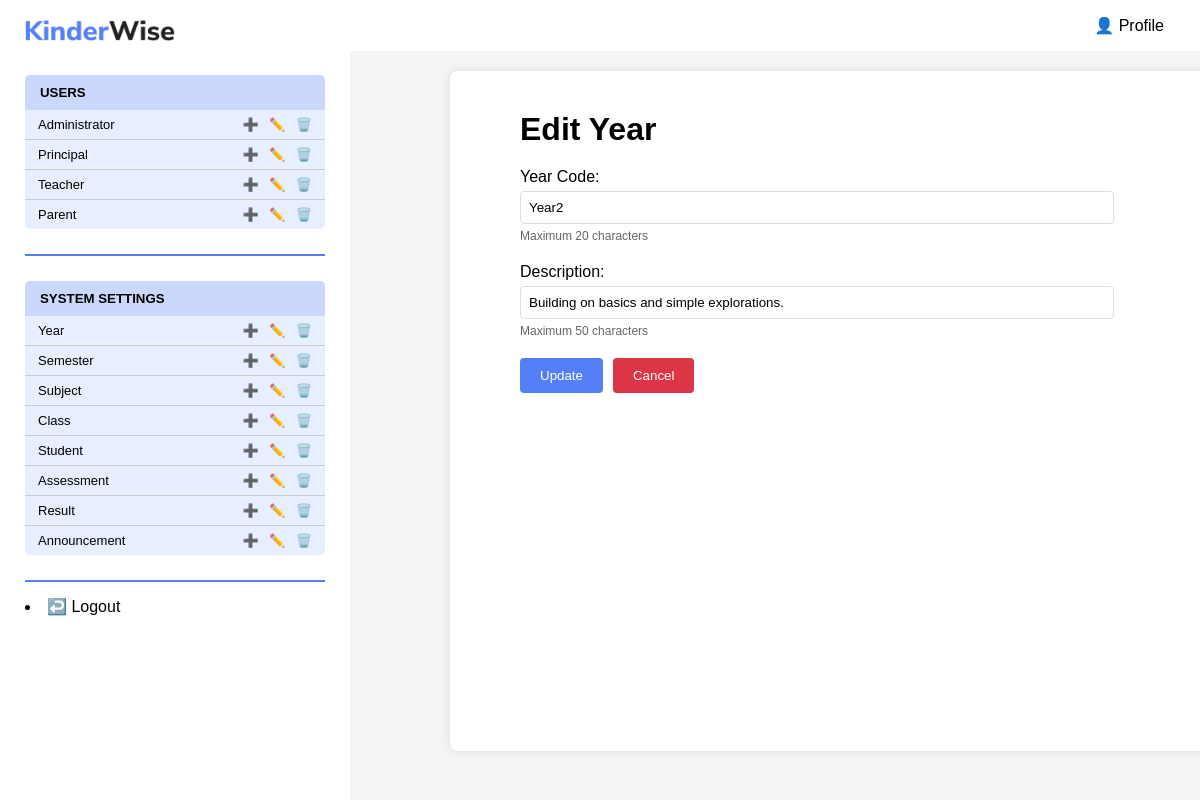
The app's page /KinderWise/admin/editSetting.php?entity=year&id=Year2 with its own data.
### tables this page shows
CREATE TABLE `year` (
  `yearCode` varchar(20) NOT NULL,
  `description` varchar(50) DEFAULT NULL
);

### KinderWise/admin/editSetting.php (the view, shortened to what this page needs)
<?php
include("sidebar.php");
$entity = $_GET['entity'];
$id = $_GET['id'];
$columns = [
    'year' => ['yearCode', 'description'],
    'semester' => ['semesterCode', 'yearCode', 'startDate', 'endDate'],
    'subject' => ['subjectName', 'yearCode'],
    'class' => ['classCode', 'teacherID', 'yearCode', 'classCapacity'],
    'student' => ['studentID', 'name', 'age', 'birthday', 'gender', 'parentID', 'classCode', 'yearCode'],
    'assessment' => ['assessmentID', 'assessmentType', 'teacherID', 'subjectName', 'semesterCode', 'yearCode', 'description', 'deadline', 'status'],
    'result' => ['resultID', 'finalScore', 'studentID', 'assessmentID'],
    'announcement' => ['announcementID', 'announcementTitle', 'details', 'postDate', 'teacherID']
];
$columns_names = [
    'year' => ['Year Code', 'Description'],
    'semester' => ['Semester Code', 'Year Code', 'Start Date', 'End Date'],
    'subject' => ['Subject Name', 'Year Code'],
    'class' => ['Class Code', 'Teacher', 'Year Code', 'Capacity'],
    'student' => ['ID', 'Name', 'Age', 'Birthday', 'Gender', 'Parent', 'Class Code', 'Year Code'],
    'assessment' => ['ID', 'Type', 'Teacher', 'Subject Name', 'Semester Code', 'Year Code', 'Description', 'Deadline', 'Status'],
    'result' => ['ID', 'Score', 'Student', 'Assessment'],
    'announcement' => ['ID', 'Title', 'Details', 'Post Date', 'Teacher']
];
function getInputTypes($entity) {
    $input_types = [];
    switch($entity) {
        case 'year':
            $input_types = [
                'yearCode' => ['type' => 'text', 'maxlength' => 20],
                'description' => ['type' => 'text', 'maxlength' => 50]
            ];
            break;
    }
    return $input_types;
}
$input_types = getInputTypes($entity);
function getCurrentData($conn, $entity, $id) {
    switch ($entity) {
        case 'year':
            $query = "SELECT * FROM year WHERE yearCode = ?";
            $stmt = mysqli_prepare($conn, $query);
            mysqli_stmt_bind_param($stmt, "s", $id);
            break;
    }
    mysqli_stmt_execute($stmt);
    $result = mysqli_stmt_get_result($stmt);
    $data = mysqli_fetch_assoc($result);
    return $data;
}
$current_data = getCurrentData($conn, $entity, $id);
?>
<!DOCTYPE html>
<html lang="en">
<head>
    <link href="container.css" rel="stylesheet">
</head>
<body>
    <div class="container">
        <h1>Edit <?php echo ucfirst($entity); ?></h1>
        <form method="POST" id="editSettingForm" onsubmit="return validateForm()">
            <?php foreach ($columns[$entity] as $index => $column): ?>
                <div class="form-group">
                    <?php
                    $input_type = $input_types[$column];
                    switch ($input_type['type']):
                        case 'hidden': ?>
                            <?php break;
                        default: ?>
                            <label><?php echo $columns_names[$entity][$index]; ?>:</label>
                            <input type="<?php echo $input_type['type']; ?>"
                                name="<?php echo $column; ?>"
                                value="<?php echo htmlspecialchars($current_data[$column]); ?>"
                                required
                                <?php foreach ($input_type as $attr => $value):
                                    if ($attr !== 'type'): ?>
                                        <?php echo $attr; ?>="<?php echo $value; ?>"
                                    <?php endif;
                                endforeach; ?>>
                    <?php endswitch; ?>
                    <?php if (isset($input_type['maxlength'])): ?>
                        <div class="hint">Maximum <?php echo $input_type['maxlength']; ?> characters</div>
                    <?php endif; ?>
                </div>
            <?php endforeach; ?>
            <div class="button-group">
                <button type="submit" name="submit" class="submit-btn">Update</button>
                <button type="button" class="cancel-btn" onclick="window.location.href='viewSetting.php?entity=<?php echo $entity?>'">Cancel</button>
            </div>
        </form>
    </div>
</body>
</html>

### KinderWise/admin/container.css (style rules this page uses)
body { font-family: Trebuchet MS, sans-serif; text-align: left; margin: 0; background-color: #f4f4f4; overflow-x: hidden; }
.container { width: 60%; margin: 20px auto; padding: 20px; background: white; border-radius: 8px; box-shadow: 0 0 10px rgba(0, 0, 0, 0.1); display: flex; flex-direction: column; justify-content: left; align-items: left; flex-grow: 1; height: 80vh; margin-left: 450px; overflow: auto; }
.form-group { margin-bottom: 15px; }
.form-group label { display: block; margin-bottom: 5px; margin-left: 50px; }
.form-group input, .form-group select { width: 80%; padding: 8px; border: 1px solid #ddd; border-radius: 4px; margin: 0px 50px; }
.button-group { margin: 20px 50px; display: flex; gap: 10px; }
.submit-btn { background: #557FF7; color: white; padding: 10px 20px; border: none; border-radius: 4px; cursor: pointer; }
.cancel-btn { background: #dc3545; color: white; padding: 10px 20px; border: none; border-radius: 4px; cursor: pointer; }
h1 { margin: 20px 0px 20px 50px; }
.hint { font-size: 12px; color: #666; margin-left: 50px; margin-top: 5px; }

### KinderWise/admin/editSetting.php (style rules this page uses)
.form-group { margin-bottom: 20px; }

### records on screen
year: yearCode "Year2", description "Building on basics and simple explorations."

### other values on screen
$entity "Year"
$columns_names[$entity][$index] "Year Code"
$input_type['maxlength'] "20"
$columns_names[$entity][$index] "Description"
$input_type['maxlength'] "50"
